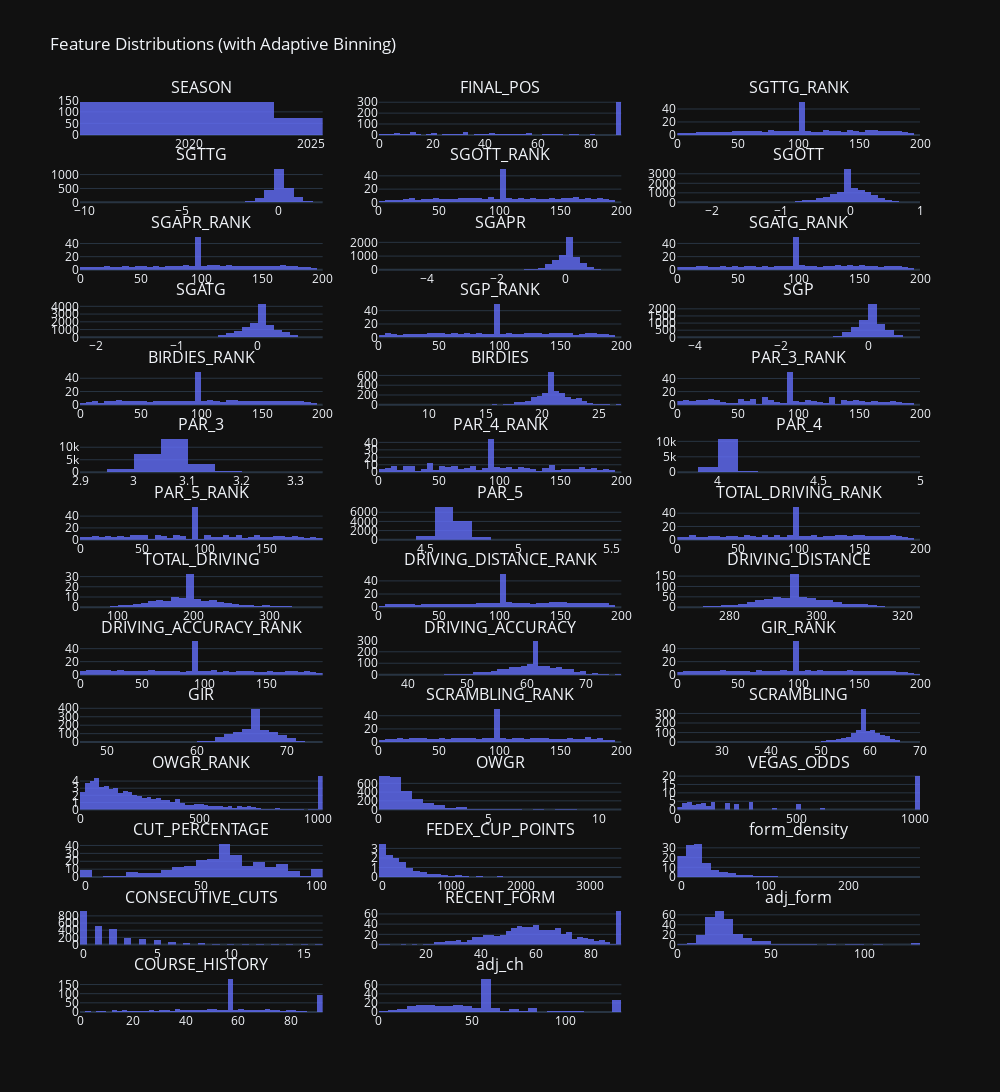

Notebook code cell kept with this figure:
### Markdown cell above
### Check Features for Outliers and General Health (Histograms)
Now that all the data is cleaned, let's look at the distribution graphs.

### Code cell
import plotly.express as px
import plotly.subplots as sp
import plotly.graph_objects as go
import pandas as pd
import numpy as np

# Select numeric columns with >1 unique value, excluding label
df_numeric = training_df.select_dtypes(include=np.number)
df_numeric = df_numeric.loc[:, df_numeric.nunique() > 1]
df_numeric = df_numeric.drop(columns=["TOP_20"], errors="ignore")

# Create subplots
n_cols = 3
n_rows = int(np.ceil(len(df_numeric.columns) / n_cols))
fig = sp.make_subplots(rows=n_rows, cols=n_cols, subplot_titles=df_numeric.columns)

# Add one histogram per feature with smart binning
for i, column in enumerate(df_numeric.columns):
    row = i // n_cols + 1
    col = i % n_cols + 1

    # Compute dynamic bin count
    col_range = df_numeric[column].max() - df_numeric[column].min()
    n_unique = df_numeric[column].nunique()
    nbins = min(50, max(5, int(n_unique / 2))) if col_range < 10 else 50  # tighter for short-range

    fig.add_trace(
        go.Histogram(
            x=df_numeric[column],
            nbinsx=nbins,
            histnorm="density",
            marker=dict(color="#636EFA"),
            opacity=0.8
        ),
        row=row,
        col=col
    )

# Style the figure
fig.update_layout(
    height=300 * n_rows,
    width=1000,
    title_text="Feature Distributions (with Adaptive Binning)",
    template="plotly_dark",
    showlegend=False
)

fig.show()

### Figure 1 — Plotly figure (JSON) as saved in the notebook; plotly's stock layout.template omitted (floating-point values rounded to 4 significant figures; data arrays with more than 128 entries replaced by an {"elided": "..."} marker saying what was removed)
{"data": [{"histnorm": "density", "marker": {"color": "#636EFA"}, "nbinsx": 5, "opacity": 0.8, "type": "histogram", "x": {"elided": "1296 int values"}, "xaxis": "x", "yaxis": "y"}, {"histnorm": "density", "marker": {"color": "#636EFA"}, "nbinsx": 50, "opacity": 0.8, "type": "histogram", "x": {"elided": "1296 int values"}, "xaxis": "x2", "yaxis": "y2"}, {"histnorm": "density", "marker": {"color": "#636EFA"}, "nbinsx": 50, "opacity": 0.8, "type": "histogram", "x": {"elided": "1296 float values"}, "xaxis": "x3", "yaxis": "y3"}, {"histnorm": "density", "marker": {"color": "#636EFA"}, "nbinsx": 50, "opacity": 0.8, "type": "histogram", "x": {"elided": "1296 float values"}, "xaxis": "x4", "yaxis": "y4"}, {"histnorm": "density", "marker": {"color": "#636EFA"}, "nbinsx": 50, "opacity": 0.8, "type": "histogram", "x": {"elided": "1296 float values"}, "xaxis": "x5", "yaxis": "y5"}, {"histnorm": "density", "marker": {"color": "#636EFA"}, "nbinsx": 50, "opacity": 0.8, "type": "histogram", "x": {"elided": "1296 float values"}, "xaxis": "x6", "yaxis": "y6"}, {"histnorm": "density", "marker": {"color": "#636EFA"}, "nbinsx": 50, "opacity": 0.8, "type": "histogram", "x": {"elided": "1296 float values"}, "xaxis": "x7", "yaxis": "y7"}, {"histnorm": "density", "marker": {"color": "#636EFA"}, "nbinsx": 50, "opacity": 0.8, "type": "histogram", "x": {"elided": "1296 float values"}, "xaxis": "x8", "yaxis": "y8"}, {"histnorm": "density", "marker": {"color": "#636EFA"}, "nbinsx": 50, "opacity": 0.8, "type": "histogram", "x": {"elided": "1296 float values"}, "xaxis": "x9", "yaxis": "y9"}, {"histnorm": "density", "marker": {"color": "#636EFA"}, "nbinsx": 50, "opacity": 0.8, "type": "histogram", "x": {"elided": "1296 float values"}, "xaxis": "x10", "yaxis": "y10"}, {"histnorm": "density", "marker": {"color": "#636EFA"}, "nbinsx": 50, "opacity": 0.8, "type": "histogram", "x": {"elided": "1296 float values"}, "xaxis": "x11", "yaxis": "y11"}, {"histnorm": "density", "marker": {"color": "#636EFA"}, "nbinsx": 50, "opacity": 0.8, "type": "histogram", "x": {"elided": "1296 float values"}, "xaxis": "x12", "yaxis": "y12"}, {"histnorm": "density", "marker": {"color": "#636EFA"}, "nbinsx": 50, "opacity": 0.8, "type": "histogram", "x": {"elided": "1296 float values"}, "xaxis": "x13", "yaxis": "y13"}, {"histnorm": "density", "marker": {"color": "#636EFA"}, "nbinsx": 50, "opacity": 0.8, "type": "histogram", "x": {"elided": "1296 float values"}, "xaxis": "x14", "yaxis": "y14"}, {"histnorm": "density", "marker": {"color": "#636EFA"}, "nbinsx": 50, "opacity": 0.8, "type": "histogram", "x": {"elided": "1296 float values"}, "xaxis": "x15", "yaxis": "y15"}, {"histnorm": "density", "marker": {"color": "#636EFA"}, "nbinsx": 15, "opacity": 0.8, "type": "histogram", "x": {"elided": "1296 float values"}, "xaxis": "x16", "yaxis": "y16"}, {"histnorm": "density", "marker": {"color": "#636EFA"}, "nbinsx": 50, "opacity": 0.8, "type": "histogram", "x": {"elided": "1296 float values"}, "xaxis": "x17", "yaxis": "y17"}, {"histnorm": "density", "marker": {"color": "#636EFA"}, "nbinsx": 16, "opacity": 0.8, "type": "histogram", "x": {"elided": "1296 float values"}, "xaxis": "x18", "yaxis": "y18"}, {"histnorm": "density", "marker": {"color": "#636EFA"}, "nbinsx": 50, "opacity": 0.8, "type": "histogram", "x": {"elided": "1296 float values"}, "xaxis": "x19", "yaxis": "y19"}, {"histnorm": "density", "marker": {"color": "#636EFA"}, "nbinsx": 23, "opacity": 0.8, "type": "histogram", "x": {"elided": "1296 float values"}, "xaxis": "x20", "yaxis": "y20"}, {"histnorm": "density", "marker": {"color": "#636EFA"}, "nbinsx": 50, "opacity": 0.8, "type": "histogram", "x": {"elided": "1296 float values"}, "xaxis": "x21", "yaxis": "y21"}, {"histnorm": "density", "marker": {"color": "#636EFA"}, "nbinsx": 50, "opacity": 0.8, "type": "histogram", "x": {"elided": "1296 float values"}, "xaxis": "x22", "yaxis": "y22"}, {"histnorm": "density", "marker": {"color": "#636EFA"}, "nbinsx": 50, "opacity": 0.8, "type": "histogram", "x": {"elided": "1296 float values"}, "xaxis": "x23", "yaxis": "y23"}, {"histnorm": "density", "marker": {"color": "#636EFA"}, "nbinsx": 50, "opacity": 0.8, "type": "histogram", "x": {"elided": "1296 float values"}, "xaxis": "x24", "yaxis": "y24"}, {"histnorm": "density", "marker": {"color": "#636EFA"}, "nbinsx": 50, "opacity": 0.8, "type": "histogram", "x": {"elided": "1296 float values"}, "xaxis": "x25", "yaxis": "y25"}, {"histnorm": "density", "marker": {"color": "#636EFA"}, "nbinsx": 50, "opacity": 0.8, "type": "histogram", "x": {"elided": "1296 float values"}, "xaxis": "x26", "yaxis": "y26"}, {"histnorm": "density", "marker": {"color": "#636EFA"}, "nbinsx": 50, "opacity": 0.8, "type": "histogram", "x": {"elided": "1296 float values"}, "xaxis": "x27", "yaxis": "y27"}, {"histnorm": "density", "marker": {"color": "#636EFA"}, "nbinsx": 50, "opacity": 0.8, "type": "histogram", "x": {"elided": "1296 float values"}, "xaxis": "x28", "yaxis": "y28"}, {"histnorm": "density", "marker": {"color": "#636EFA"}, "nbinsx": 50, "opacity": 0.8, "type": "histogram", "x": {"elided": "1296 float values"}, "xaxis": "x29", "yaxis": "y29"}, {"histnorm": "density", "marker": {"color": "#636EFA"}, "nbinsx": 50, "opacity": 0.8, "type": "histogram", "x": {"elided": "1296 float values"}, "xaxis": "x30", "yaxis": "y30"}, {"histnorm": "density", "marker": {"color": "#636EFA"}, "nbinsx": 50, "opacity": 0.8, "type": "histogram", "x": {"elided": "1296 float values"}, "xaxis": "x31", "yaxis": "y31"}, {"histnorm": "density", "marker": {"color": "#636EFA"}, "nbinsx": 50, "opacity": 0.8, "type": "histogram", "x": {"elided": "1296 float values"}, "xaxis": "x32", "yaxis": "y32"}, {"histnorm": "density", "marker": {"color": "#636EFA"}, "nbinsx": 50, "opacity": 0.8, "type": "histogram", "x": {"elided": "1296 float values"}, "xaxis": "x33", "yaxis": "y33"}, {"histnorm": "density", "marker": {"color": "#636EFA"}, "nbinsx": 50, "opacity": 0.8, "type": "histogram", "x": {"elided": "1296 float values"}, "xaxis": "x34", "yaxis": "y34"}, {"histnorm": "density", "marker": {"color": "#636EFA"}, "nbinsx": 50, "opacity": 0.8, "type": "histogram", "x": {"elided": "1296 float values"}, "xaxis": "x35", "yaxis": "y35"}, {"histnorm": "density", "marker": {"color": "#636EFA"}, "nbinsx": 50, "opacity": 0.8, "type": "histogram", "x": {"elided": "1296 float values"}, "xaxis": "x36", "yaxis": "y36"}, {"histnorm": "density", "marker": {"color": "#636EFA"}, "nbinsx": 50, "opacity": 0.8, "type": "histogram", "x": {"elided": "1296 float values"}, "xaxis": "x37", "yaxis": "y37"}, {"histnorm": "density", "marker": {"color": "#636EFA"}, "nbinsx": 50, "opacity": 0.8, "type": "histogram", "x": {"elided": "1296 float values"}, "xaxis": "x38", "yaxis": "y38"}, {"histnorm": "density", "marker": {"color": "#636EFA"}, "nbinsx": 50, "opacity": 0.8, "type": "histogram", "x": {"elided": "1296 float values"}, "xaxis": "x39", "yaxis": "y39"}, {"histnorm": "density", "marker": {"color": "#636EFA"}, "nbinsx": 50, "opacity": 0.8, "type": "histogram", "x": {"elided": "1296 float values"}, "xaxis": "x40", "yaxis": "y40"}, {"histnorm": "density", "marker": {"color": "#636EFA"}, "nbinsx": 50, "opacity": 0.8, "type": "histogram", "x": {"elided": "1296 float values"}, "xaxis": "x41", "yaxis": "y41"}], "layout": {"annotations": [{"font": {"size": 16}, "showarrow": false, "text": "SEASON", "x": 0.1444, "xanchor": "center", "xref": "paper", "y": 1, "yanchor": "bottom", "yref": "paper"}, {"font": {"size": 16}, "showarrow": false, "text": "FINAL_POS", "x": 0.5, "xanchor": "center", "xref": "paper", "y": 1, "yanchor": "bottom", "yref": "paper"}, {"font": {"size": 16}, "showarrow": false, "text": "SGTTG_RANK", "x": 0.8556, "xanchor": "center", "xref": "paper", "y": 1, "yanchor": "bottom", "yref": "paper"}, {"font": {"size": 16}, "showarrow": false, "text": "SGTTG", "x": 0.1444, "xanchor": "center", "xref": "paper", "y": 0.926, "yanchor": "bottom", "yref": "paper"}, {"font": {"size": 16}, "showarrow": false, "text": "SGOTT_RANK", "x": 0.5, "xanchor": "center", "xref": "paper", "y": 0.926, "yanchor": "bottom", "yref": "paper"}, {"font": {"size": 16}, "showarrow": false, "text": "SGOTT", "x": 0.8556, "xanchor": "center", "xref": "paper", "y": 0.926, "yanchor": "bottom", "yref": "paper"}, {"font": {"size": 16}, "showarrow": false, "text": "SGAPR_RANK", "x": 0.1444, "xanchor": "center", "xref": "paper", "y": 0.852, "yanchor": "bottom", "yref": "paper"}, {"font": {"size": 16}, "showarrow": false, "text": "SGAPR", "x": 0.5, "xanchor": "center", "xref": "paper", "y": 0.852, "yanchor": "bottom", "yref": "paper"}, {"font": {"size": 16}, "showarrow": false, "text": "SGATG_RANK", "x": 0.8556, "xanchor": "center", "xref": "paper", "y": 0.852, "yanchor": "bottom", "yref": "paper"}, {"font": {"size": 16}, "showarrow": false, "text": "SGATG", "x": 0.1444, "xanchor": "center", "xref": "paper", "y": 0.7781, "yanchor": "bottom", "yref": "paper"}, {"font": {"size": 16}, "showarrow": false, "text": "SGP_RANK", "x": 0.5, "xanchor": "center", "xref": "paper", "y": 0.7781, "yanchor": "bottom", "yref": "paper"}, {"font": {"size": 16}, "showarrow": false, "text": "SGP", "x": 0.8556, "xanchor": "center", "xref": "paper", "y": 0.7781, "yanchor": "bottom", "yref": "paper"}, {"font": {"size": 16}, "showarrow": false, "text": "BIRDIES_RANK", "x": 0.1444, "xanchor": "center", "xref": "paper", "y": 0.7041, "yanchor": "bottom", "yref": "paper"}, {"font": {"size": 16}, "showarrow": false, "text": "BIRDIES", "x": 0.5, "xanchor": "center", "xref": "paper", "y": 0.7041, "yanchor": "bottom", "yref": "paper"}, {"font": {"size": 16}, "showarrow": false, "text": "PAR_3_RANK", "x": 0.8556, "xanchor": "center", "xref": "paper", "y": 0.7041, "yanchor": "bottom", "yref": "paper"}, {"font": {"size": 16}, "showarrow": false, "text": "PAR_3", "x": 0.1444, "xanchor": "center", "xref": "paper", "y": 0.6301, "yanchor": "bottom", "yref": "paper"}, {"font": {"size": 16}, "showarrow": false, "text": "PAR_4_RANK", "x": 0.5, "xanchor": "center", "xref": "paper", "y": 0.6301, "yanchor": "bottom", "yref": "paper"}, {"font": {"size": 16}, "showarrow": false, "text": "PAR_4", "x": 0.8556, "xanchor": "center", "xref": "paper", "y": 0.6301, "yanchor": "bottom", "yref": "paper"}, {"font": {"size": 16}, "showarrow": false, "text": "PAR_5_RANK", "x": 0.1444, "xanchor": "center", "xref": "paper", "y": 0.5561, "yanchor": "bottom", "yref": "paper"}, {"font": {"size": 16}, "showarrow": false, "text": "PAR_5", "x": 0.5, "xanchor": "center", "xref": "paper", "y": 0.5561, "yanchor": "bottom", "yref": "paper"}, {"font": {"size": 16}, "showarrow": false, "text": "TOTAL_DRIVING_RANK", "x": 0.8556, "xanchor": "center", "xref": "paper", "y": 0.5561, "yanchor": "bottom", "yref": "paper"}, {"font": {"size": 16}, "showarrow": false, "text": "TOTAL_DRIVING", "x": 0.1444, "xanchor": "center", "xref": "paper", "y": 0.4821, "yanchor": "bottom", "yref": "paper"}, {"font": {"size": 16}, "showarrow": false, "text": "DRIVING_DISTANCE_RANK", "x": 0.5, "xanchor": "center", "xref": "paper", "y": 0.4821, "yanchor": "bottom", "yref": "paper"}, {"font": {"size": 16}, "showarrow": false, "text": "DRIVING_DISTANCE", "x": 0.8556, "xanchor": "center", "xref": "paper", "y": 0.4821, "yanchor": "bottom", "yref": "paper"}, {"font": {"size": 16}, "showarrow": false, "text": "DRIVING_ACCURACY_RANK", "x": 0.1444, "xanchor": "center", "xref": "paper", "y": 0.4082, "yanchor": "bottom", "yref": "paper"}, {"font": {"size": 16}, "showarrow": false, "text": "DRIVING_ACCURACY", "x": 0.5, "xanchor": "center", "xref": "paper", "y": 0.4082, "yanchor": "bottom", "yref": "paper"}, {"font": {"size": 16}, "showarrow": false, "text": "GIR_RANK", "x": 0.8556, "xanchor": "center", "xref": "paper", "y": 0.4082, "yanchor": "bottom", "yref": "paper"}, {"font": {"size": 16}, "showarrow": false, "text": "GIR", "x": 0.1444, "xanchor": "center", "xref": "paper", "y": 0.3342, "yanchor": "bottom", "yref": "paper"}, {"font": {"size": 16}, "showarrow": false, "text": "SCRAMBLING_RANK", "x": 0.5, "xanchor": "center", "xref": "paper", "y": 0.3342, "yanchor": "bottom", "yref": "paper"}, {"font": {"size": 16}, "showarrow": false, "text": "SCRAMBLING", "x": 0.8556, "xanchor": "center", "xref": "paper", "y": 0.3342, "yanchor": "bottom", "yref": "paper"}, {"font": {"size": 16}, "showarrow": false, "text": "OWGR_RANK", "x": 0.1444, "xanchor": "center", "xref": "paper", "y": 0.2602, "yanchor": "bottom", "yref": "paper"}, {"font": {"size": 16}, "showarrow": false, "text": "OWGR", "x": 0.5, "xanchor": "center", "xref": "paper", "y": 0.2602, "yanchor": "bottom", "yref": "paper"}, {"font": {"size": 16}, "showarrow": false, "text": "VEGAS_ODDS", "x": 0.8556, "xanchor": "center", "xref": "paper", "y": 0.2602, "yanchor": "bottom", "yref": "paper"}, {"font": {"size": 16}, "showarrow": false, "text": "CUT_PERCENTAGE", "x": 0.1444, "xanchor": "center", "xref": "paper", "y": 0.1862, "yanchor": "bottom", "yref": "paper"}, {"font": {"size": 16}, "showarrow": false, "text": "FEDEX_CUP_POINTS", "x": 0.5, "xanchor": "center", "xref": "paper", "y": 0.1862, "yanchor": "bottom", "yref": "paper"}, {"font": {"size": 16}, "showarrow": false, "text": "form_density", "x": 0.8556, "xanchor": "center", "xref": "paper", "y": 0.1862, "yanchor": "bottom", "yref": "paper"}, {"font": {"size": 16}, "showarrow": false, "text": "CONSECUTIVE_CUTS", "x": 0.1444, "xanchor": "center", "xref": "paper", "y": 0.1122, "yanchor": "bottom", "yref": "paper"}, {"font": {"size": 16}, "showarrow": false, "text": "RECENT_FORM", "x": 0.5, "xanchor": "center", "xref": "paper", "y": 0.1122, "yanchor": "bottom", "yref": "paper"}, {"font": {"size": 16}, "showarrow": false, "text": "adj_form", "x": 0.8556, "xanchor": "center", "xref": "paper", "y": 0.1122, "yanchor": "bottom", "yref": "paper"}, {"font": {"size": 16}, "showarrow": false, "text": "COURSE_HISTORY", "x": 0.1444, "xanchor": "center", "xref": "paper", "y": 0.03827, "yanchor": "bottom", "yref": "paper"}, {"font": {"size": 16}, "showarrow": false, "text": "adj_ch", "x": 0.5, "xanchor": "center", "xref": "paper", "y": 0.03827, "yanchor": "bottom", "yref": "paper"}], "height": 4200, "showlegend": false, "title": {"text": "Feature Distributions (with Adaptive Binning)"}, "width": 1000, "xaxis": {"anchor": "y", "domain": [0, 0.2889]}, "xaxis10": {"anchor": "y10", "domain": [0, 0.2889]}, "xaxis11": {"anchor": "y11", "domain": [0.3556, 0.6444]}, "xaxis12": {"anchor": "y12", "domain": [0.7111, 1]}, "xaxis13": {"anchor": "y13", "domain": [0, 0.2889]}, "xaxis14": {"anchor": "y14", "domain": [0.3556, 0.6444]}, "xaxis15": {"anchor": "y15", "domain": [0.7111, 1]}, "xaxis16": {"anchor": "y16", "domain": [0, 0.2889]}, "xaxis17": {"anchor": "y17", "domain": [0.3556, 0.6444]}, "xaxis18": {"anchor": "y18", "domain": [0.7111, 1]}, "xaxis19": {"anchor": "y19", "domain": [0, 0.2889]}, "xaxis2": {"anchor": "y2", "domain": [0.3556, 0.6444]}, "xaxis20": {"anchor": "y20", "domain": [0.3556, 0.6444]}, "xaxis21": {"anchor": "y21", "domain": [0.7111, 1]}, "xaxis22": {"anchor": "y22", "domain": [0, 0.2889]}, "xaxis23": {"anchor": "y23", "domain": [0.3556, 0.6444]}, "xaxis24": {"anchor": "y24", "domain": [0.7111, 1]}, "xaxis25": {"anchor": "y25", "domain": [0, 0.2889]}, "xaxis26": {"anchor": "y26", "domain": [0.3556, 0.6444]}, "xaxis27": {"anchor": "y27", "domain": [0.7111, 1]}, "xaxis28": {"anchor": "y28", "domain": [0, 0.2889]}, "xaxis29": {"anchor": "y29", "domain": [0.3556, 0.6444]}, "xaxis3": {"anchor": "y3", "domain": [0.7111, 1]}, "xaxis30": {"anchor": "y30", "domain": [0.7111, 1]}, "xaxis31": {"anchor": "y31", "domain": [0, 0.2889]}, "xaxis32": {"anchor": "y32", "domain": [0.3556, 0.6444]}, "xaxis33": {"anchor": "y33", "domain": [0.7111, 1]}, "xaxis34": {"anchor": "y34", "domain": [0, 0.2889]}, "xaxis35": {"anchor": "y35", "domain": [0.3556, 0.6444]}, "xaxis36": {"anchor": "y36", "domain": [0.7111, 1]}, "xaxis37": {"anchor": "y37", "domain": [0, 0.2889]}, "xaxis38": {"anchor": "y38", "domain": [0.3556, 0.6444]}, "xaxis39": {"anchor": "y39", "domain": [0.7111, 1]}, "xaxis4": {"anchor": "y4", "domain": [0, 0.2889]}, "xaxis40": {"anchor": "y40", "domain": [0, 0.2889]}, "xaxis41": {"anchor": "y41", "domain": [0.3556, 0.6444]}, "xaxis42": {"anchor": "y42", "domain": [0.7111, 1]}, "xaxis5": {"anchor": "y5", "domain": [0.3556, 0.6444]}, "xaxis6": {"anchor": "y6", "domain": [0.7111, 1]}, "xaxis7": {"anchor": "y7", "domain": [0, 0.2889]}, "xaxis8": {"anchor": "y8", "domain": [0.3556, 0.6444]}, "xaxis9": {"anchor": "y9", "domain": [0.7111, 1]}, "yaxis": {"anchor": "x", "domain": [0.9617, 1]}, "yaxis10": {"anchor": "x10", "domain": [0.7398, 0.7781]}, "yaxis11": {"anchor": "x11", "domain": [0.7398, 0.7781]}, "yaxis12": {"anchor": "x12", "domain": [0.7398, 0.7781]}, "yaxis13": {"anchor": "x13", "domain": [0.6658, 0.7041]}, "yaxis14": {"anchor": "x14", "domain": [0.6658, 0.7041]}, "yaxis15": {"anchor": "x15", "domain": [0.6658, 0.7041]}, "yaxis16": {"anchor": "x16", "domain": [0.5918, 0.6301]}, "yaxis17": {"anchor": "x17", "domain": [0.5918, 0.6301]}, "yaxis18": {"anchor": "x18", "domain": [0.5918, 0.6301]}, "yaxis19": {"anchor": "x19", "domain": [0.5179, 0.5561]}, "yaxis2": {"anchor": "x2", "domain": [0.9617, 1]}, "yaxis20": {"anchor": "x20", "domain": [0.5179, 0.5561]}, "yaxis21": {"anchor": "x21", "domain": [0.5179, 0.5561]}, "yaxis22": {"anchor": "x22", "domain": [0.4439, 0.4821]}, "yaxis23": {"anchor": "x23", "domain": [0.4439, 0.4821]}, "yaxis24": {"anchor": "x24", "domain": [0.4439, 0.4821]}, "yaxis25": {"anchor": "x25", "domain": [0.3699, 0.4082]}, "yaxis26": {"anchor": "x26", "domain": [0.3699, 0.4082]}, "yaxis27": {"anchor": "x27", "domain": [0.3699, 0.4082]}, "yaxis28": {"anchor": "x28", "domain": [0.2959, 0.3342]}, "yaxis29": {"anchor": "x29", "domain": [0.2959, 0.3342]}, "yaxis3": {"anchor": "x3", "domain": [0.9617, 1]}, "yaxis30": {"anchor": "x30", "domain": [0.2959, 0.3342]}, "yaxis31": {"anchor": "x31", "domain": [0.2219, 0.2602]}, "yaxis32": {"anchor": "x32", "domain": [0.2219, 0.2602]}, "yaxis33": {"anchor": "x33", "domain": [0.2219, 0.2602]}, "yaxis34": {"anchor": "x34", "domain": [0.148, 0.1862]}, "yaxis35": {"anchor": "x35", "domain": [0.148, 0.1862]}, "yaxis36": {"anchor": "x36", "domain": [0.148, 0.1862]}, "yaxis37": {"anchor": "x37", "domain": [0.07398, 0.1122]}, "yaxis38": {"anchor": "x38", "domain": [0.07398, 0.1122]}, "yaxis39": {"anchor": "x39", "domain": [0.07398, 0.1122]}, "yaxis4": {"anchor": "x4", "domain": [0.8878, 0.926]}, "yaxis40": {"anchor": "x40", "domain": [0, 0.03827]}, "yaxis41": {"anchor": "x41", "domain": [0, 0.03827]}, "yaxis42": {"anchor": "x42", "domain": [0, 0.03827]}, "yaxis5": {"anchor": "x5", "domain": [0.8878, 0.926]}, "yaxis6": {"anchor": "x6", "domain": [0.8878, 0.926]}, "yaxis7": {"anchor": "x7", "domain": [0.8138, 0.852]}, "yaxis8": {"anchor": "x8", "domain": [0.8138, 0.852]}, "yaxis9": {"anchor": "x9", "domain": [0.8138, 0.852]}}}
